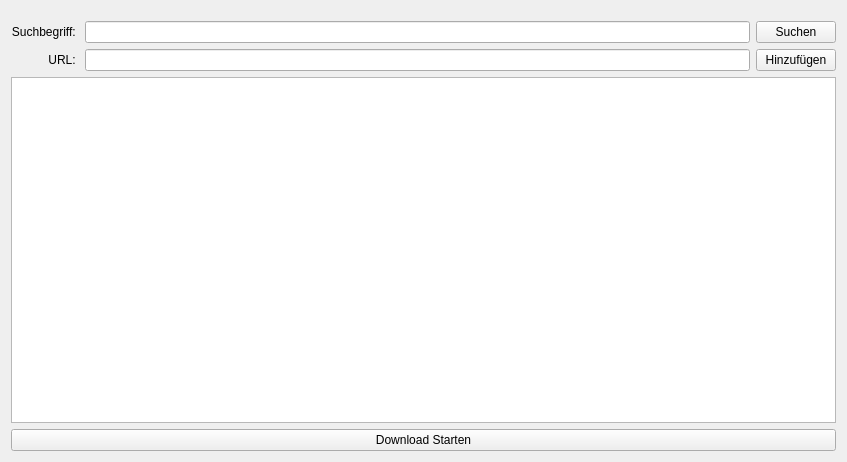
<?xml version="1.0" encoding="UTF-8"?>
<ui version="4.0">
 <class>Form</class>
 <widget class="QWidget" name="Form">
  <property name="geometry">
   <rect>
    <x>0</x>
    <y>0</y>
    <width>847</width>
    <height>462</height>
   </rect>
  </property>
  <property name="windowTitle">
   <string>WatchBox Download</string>
  </property>
  <property name="windowIcon">
   <iconset resource="resource.qrc">
    <normaloff>:/icons/icon</normaloff>:/icons/icon</iconset>
  </property>
  <layout class="QVBoxLayout" name="verticalLayout_2">
   <item>
    <layout class="QGridLayout" name="gridLayout">
     <property name="topMargin">
      <number>10</number>
     </property>
     <item row="0" column="2">
      <widget class="QPushButton" name="btn_Search">
       <property name="text">
        <string>Suchen</string>
       </property>
      </widget>
     </item>
     <item row="1" column="2">
      <widget class="QPushButton" name="btn_Insert">
       <property name="text">
        <string>Hinzufügen</string>
       </property>
      </widget>
     </item>
     <item row="0" column="1">
      <widget class="QLineEdit" name="search"/>
     </item>
     <item row="1" column="1">
      <widget class="QLineEdit" name="entry_URL"/>
     </item>
     <item row="0" column="0">
      <widget class="QLabel" name="label">
       <property name="text">
        <string>Suchbegriff: </string>
       </property>
       <property name="alignment">
        <set>Qt::AlignRight|Qt::AlignTrailing|Qt::AlignVCenter</set>
       </property>
      </widget>
     </item>
     <item row="1" column="0">
      <widget class="QLabel" name="label_2">
       <property name="text">
        <string>URL: </string>
       </property>
       <property name="alignment">
        <set>Qt::AlignRight|Qt::AlignTrailing|Qt::AlignVCenter</set>
       </property>
      </widget>
     </item>
    </layout>
   </item>
   <item>
    <layout class="QVBoxLayout" name="verticalLayout">
     <item>
      <widget class="MovieListWidget" name="list_URL"/>
     </item>
     <item>
      <widget class="QPushButton" name="btn_Download">
       <property name="text">
        <string>Download Starten</string>
       </property>
      </widget>
     </item>
    </layout>
   </item>
  </layout>
 </widget>
 <customwidgets>
  <customwidget>
   <class>MovieListWidget</class>
   <extends>QListWidget</extends>
   <header>MovieList</header>
  </customwidget>
 </customwidgets>
 <tabstops>
  <tabstop>btn_Download</tabstop>
  <tabstop>list_URL</tabstop>
 </tabstops>
 <resources>
  <include location="resource.qrc"/>
 </resources>
 <connections/>
</ui>
